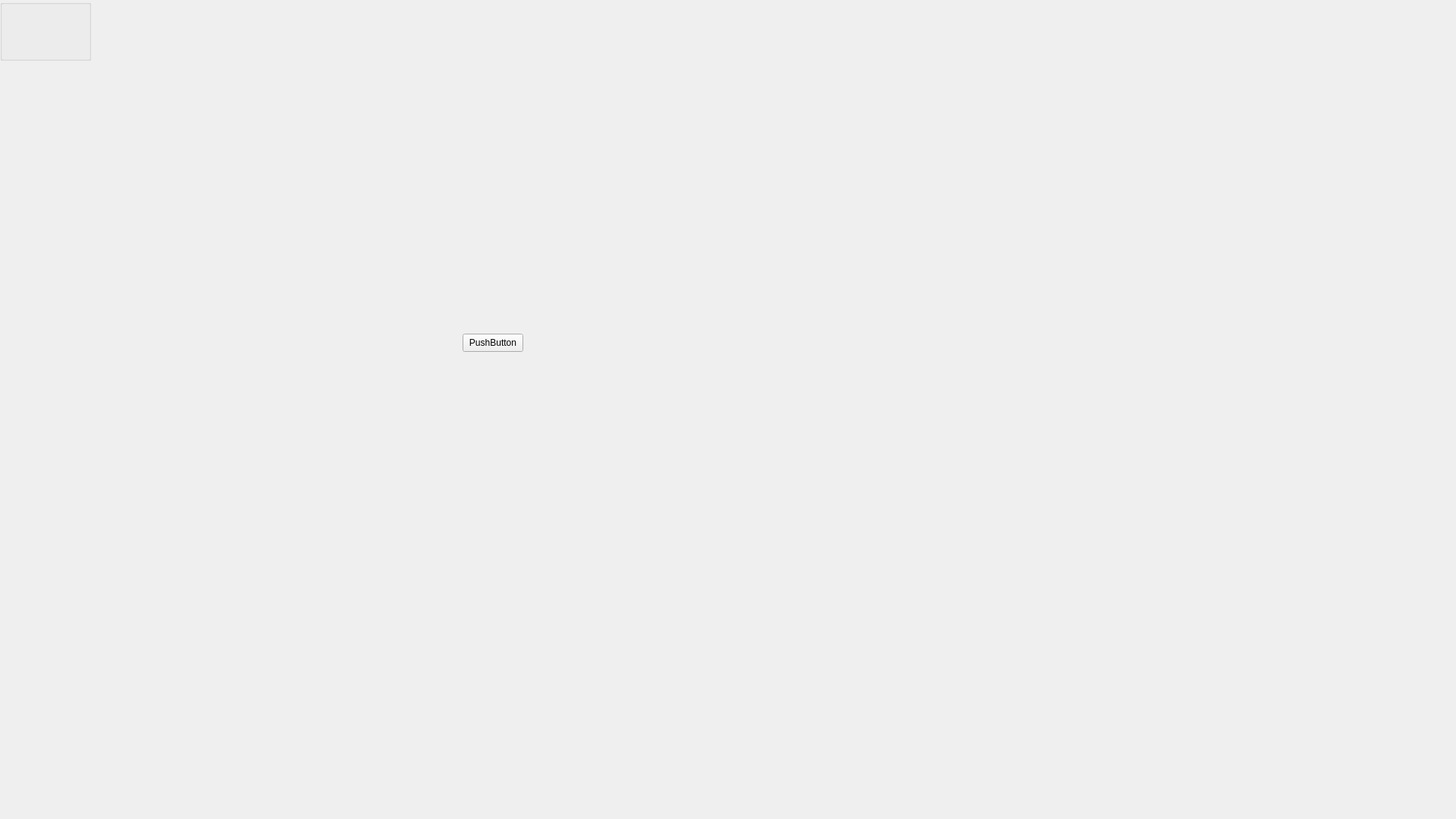
<?xml version="1.0" encoding="UTF-8"?>
<ui version="4.0">
 <class>MainWindow</class>
 <widget class="QMainWindow" name="MainWindow">
  <property name="geometry">
   <rect>
    <x>0</x>
    <y>0</y>
    <width>1920</width>
    <height>1080</height>
   </rect>
  </property>
  <property name="windowTitle">
   <string>MainWindow</string>
  </property>
  <property name="styleSheet">
   <string notr="true">QMainWindow {
    background-image: url(/home/beafowl/Downloads/background.jpg);
    background-repeat: no-repeat;
    background-position: center;
}
</string>
  </property>
  <widget class="QWidget" name="centralwidget">
   <widget class="QStackedWidget" name="stackedWidget">
    <property name="geometry">
     <rect>
      <x>0</x>
      <y>0</y>
      <width>1920</width>
      <height>1080</height>
     </rect>
    </property>
    <widget class="QWidget" name="page">
     <widget class="QGroupBox" name="groupBox_2">
      <property name="geometry">
       <rect>
        <x>0</x>
        <y>0</y>
        <width>120</width>
        <height>80</height>
       </rect>
      </property>
      <property name="title">
       <string/>
      </property>
     </widget>
     <widget class="QPushButton" name="pushButton_2">
      <property name="geometry">
       <rect>
        <x>610</x>
        <y>440</y>
        <width>80</width>
        <height>24</height>
       </rect>
      </property>
      <property name="text">
       <string>PushButton</string>
      </property>
     </widget>
    </widget>
    <widget class="QWidget" name="loginPage">
     <widget class="QGroupBox" name="groupBox">
      <property name="geometry">
       <rect>
        <x>590</x>
        <y>330</y>
        <width>741</width>
        <height>431</height>
       </rect>
      </property>
      <property name="styleSheet">
       <string notr="true">QGroupBox {
    background-color: rgba(255, 255, 255, 0.2);
    border: 1px solid white;
    border-radius: 15px;
}
</string>
      </property>
      <property name="title">
       <string/>
      </property>
      <widget class="QLineEdit" name="usernameLine">
       <property name="geometry">
        <rect>
         <x>250</x>
         <y>140</y>
         <width>211</width>
         <height>31</height>
        </rect>
       </property>
       <property name="styleSheet">
        <string notr="true">QLineEdit {
    border: 1px solid white;
    border-radius: 10px;
    padding: 5px;
    color: white;
}
</string>
       </property>
       <property name="frame">
        <bool>false</bool>
       </property>
       <property name="placeholderText">
        <string>Username</string>
       </property>
       <property name="clearButtonEnabled">
        <bool>false</bool>
       </property>
      </widget>
      <widget class="QLineEdit" name="passwordLine">
       <property name="geometry">
        <rect>
         <x>250</x>
         <y>180</y>
         <width>211</width>
         <height>31</height>
        </rect>
       </property>
       <property name="styleSheet">
        <string notr="true">QLineEdit {
    border: 1px solid white;
    border-radius: 10px;
    padding: 5px;
    color: white;
}
</string>
       </property>
       <property name="frame">
        <bool>false</bool>
       </property>
       <property name="placeholderText">
        <string>Password</string>
       </property>
      </widget>
      <widget class="QCheckBox" name="checkBox">
       <property name="geometry">
        <rect>
         <x>243</x>
         <y>230</y>
         <width>111</width>
         <height>22</height>
        </rect>
       </property>
       <property name="text">
        <string>Remember me</string>
       </property>
      </widget>
      <widget class="QPushButton" name="loginButton">
       <property name="geometry">
        <rect>
         <x>303</x>
         <y>275</y>
         <width>111</width>
         <height>41</height>
        </rect>
       </property>
       <property name="styleSheet">
        <string notr="true">QPushButton {
    background-color: white;
    border-radius: 20px;
    padding: 10px 20px;
    color: black;
    font-weight: bold;
}
QPushButton:hover {
    background-color: #e0e0e0;
}
</string>
       </property>
       <property name="text">
        <string>login</string>
       </property>
      </widget>
      <widget class="QLabel" name="label">
       <property name="geometry">
        <rect>
         <x>260</x>
         <y>10</y>
         <width>221</width>
         <height>121</height>
        </rect>
       </property>
       <property name="styleSheet">
        <string notr="true"/>
       </property>
       <property name="text">
        <string>&lt;html&gt;&lt;head/&gt;&lt;body&gt;&lt;p&gt;&lt;span style=&quot; font-family:'Arial'; font-size:48pt; font-weight:700;&quot;&gt;LOGIN&lt;/span&gt;&lt;/p&gt;&lt;/body&gt;&lt;/html&gt;</string>
       </property>
       <property name="textFormat">
        <enum>Qt::AutoText</enum>
       </property>
       <property name="scaledContents">
        <bool>false</bool>
       </property>
      </widget>
      <widget class="QLabel" name="label_3">
       <property name="geometry">
        <rect>
         <x>253</x>
         <y>330</y>
         <width>171</width>
         <height>16</height>
        </rect>
       </property>
       <property name="text">
        <string>Don't have an account yet ?</string>
       </property>
      </widget>
      <widget class="QPushButton" name="registerButton">
       <property name="geometry">
        <rect>
         <x>399</x>
         <y>326</y>
         <width>80</width>
         <height>24</height>
        </rect>
       </property>
       <property name="styleSheet">
        <string notr="true">QPushButton {
    font-weight: bold;
}</string>
       </property>
       <property name="text">
        <string>Register</string>
       </property>
       <property name="autoDefault">
        <bool>false</bool>
       </property>
       <property name="default">
        <bool>false</bool>
       </property>
       <property name="flat">
        <bool>true</bool>
       </property>
      </widget>
      <widget class="QPushButton" name="pushButton">
       <property name="geometry">
        <rect>
         <x>359</x>
         <y>229</y>
         <width>121</width>
         <height>24</height>
        </rect>
       </property>
       <property name="styleSheet">
        <string notr="true">QPushButton {
    font-weight: bold;
}</string>
       </property>
       <property name="text">
        <string>Forgot password ?</string>
       </property>
       <property name="autoDefault">
        <bool>false</bool>
       </property>
       <property name="default">
        <bool>false</bool>
       </property>
       <property name="flat">
        <bool>true</bool>
       </property>
      </widget>
     </widget>
    </widget>
   </widget>
  </widget>
 </widget>
 <resources/>
 <connections/>
</ui>
